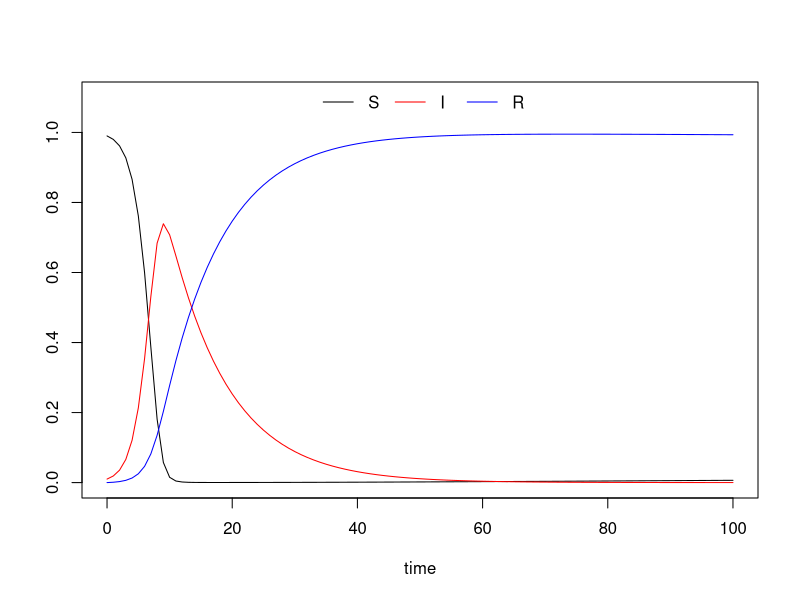
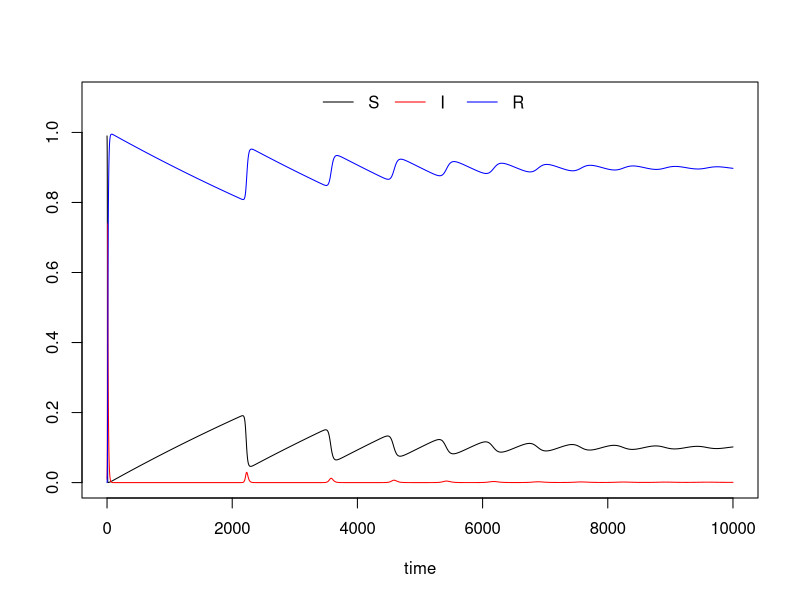

Generate these figures, in order, with R:
#SIR model for IIT Bombay measles workshop 2024
#Version 2: Model + births/deaths

#Definitions of variables and parameters
#S = proportion of people who are susceptible to the infection
#I = proportion of people who are infected (and infectious)
#R = proportion of people who are resistant to the infection
#tmax = maximum time to run simulation
#rec_rate = rate (in person-days) of recovery from the infection
#beta = probability of transmission between any two individuals
#brate = rate (in person-days) of births
#drate = rate (in person-days) of deaths

model <- function(brate=0.0001,drate=0.0001,rec_rate=0.1,beta=1,tmax=2000){

  S=rep(0,tmax+1)                                                                           #susceptibles
  I=rep(0,tmax+1)                                                                            #infecteds
  R=rep(0,tmax+1)                                                                           #recovereds
  I[1]=0.01
  S[1]=1-I[1]
  R[1]=0

  for(t in 1:tmax){
    S[t+1]=S[t]-beta*S[t]*I[t]-drate*S[t]+brate*(S[t]+I[t]+R[t])
    I[t+1]=I[t]+beta*S[t]*I[t]-rec_rate*I[t]-drate*I[t]
    R[t+1]=R[t]+rec_rate*I[t]-drate*R[t]
  }

  cbind(S, I, R)
}

#Plot graph
plot.model <- function(tmax=2000){

  plot(x=0:tmax,y=model.out[1:(tmax+1),"S"],type="l",ylim=c(0,1.1),xlab="time",ylab="")
  lines(x=0:tmax,y=model.out[1:(tmax+1),"I"],col="red")
  lines(x=0:tmax,y=model.out[1:(tmax+1),"R"],col="blue")
  legend("top",legend=c("S","I","R"), col=c("black","red","blue"),
         lty=c(1,1,1),bty="n",ncol=3)

}

#Example output
model.out <- model(tmax=10000, brate=0.0001,drate=0.0001)
plot.model(tmax=100)
plot.model(tmax=10000)